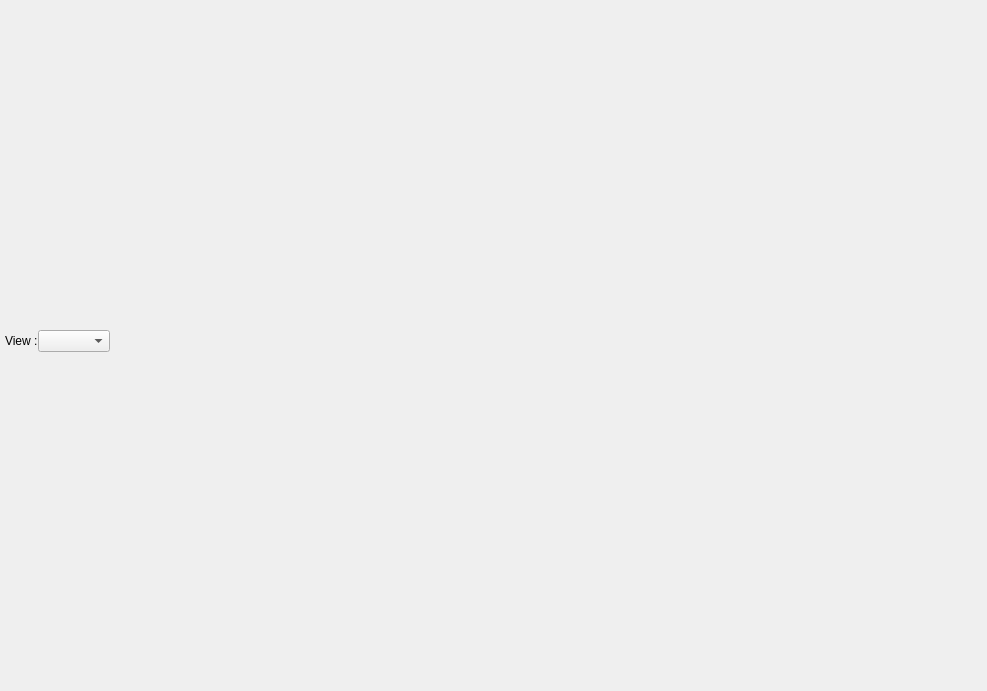
<?xml version="1.0" encoding="UTF-8"?>
<ui version="4.0">
 <class>TabGenericClass</class>
 <widget class="QWidget" name="TabGenericClass">
  <property name="geometry">
   <rect>
    <x>0</x>
    <y>0</y>
    <width>987</width>
    <height>691</height>
   </rect>
  </property>
  <property name="windowTitle">
   <string>Form</string>
  </property>
  <layout class="QGridLayout" name="gridLayout_4">
   <property name="verticalSpacing">
    <number>1</number>
   </property>
   <property name="margin">
    <number>1</number>
   </property>
   <item row="0" column="0">
    <layout class="QGridLayout" name="viewLayout">
     <property name="margin">
      <number>4</number>
     </property>
     <item row="0" column="0">
      <widget class="QLabel" name="label">
       <property name="text">
        <string>View :</string>
       </property>
      </widget>
     </item>
     <item row="0" column="1">
      <widget class="QComboBox" name="comboDisp"/>
     </item>
     <item row="0" column="3">
      <spacer name="horizontalSpacer">
       <property name="orientation">
        <enum>Qt::Horizontal</enum>
       </property>
       <property name="sizeHint" stdset="0">
        <size>
         <width>40</width>
         <height>20</height>
        </size>
       </property>
      </spacer>
     </item>
     <item row="0" column="2">
      <layout class="QGridLayout" name="layoutToolBar"/>
     </item>
    </layout>
   </item>
   <item row="1" column="0">
    <layout class="QVBoxLayout" name="mainLayout">
     <property name="margin">
      <number>4</number>
     </property>
    </layout>
   </item>
  </layout>
 </widget>
 <resources/>
 <connections/>
</ui>
